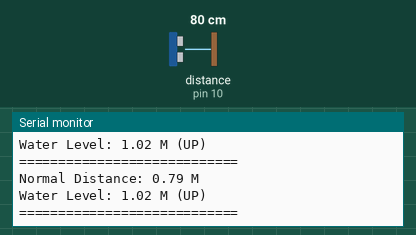
Simulated run of this sketch. Board: Arduino Uno, built with avr-gcc and run on an emulated ATmega328P. Shown: the last lines printed to the serial monitor. The test bench sets the inputs (shaded band); at power-on: distance to the obstacle (sensor on pin 10) 80 cm. The echo pulse lasts 58.3 µs per cm; no radio packets arrive unless stated.

Above: at 4.8 s.
4.9 s: distance to the obstacle (sensor on pin 10) set to 2 cm
At 6.9 s:
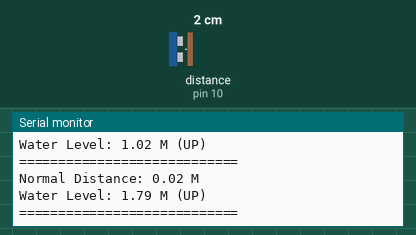
7.9 s: distance to the obstacle (sensor on pin 10) set to 4 cm
At 9.1 s:
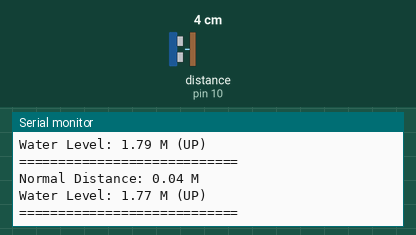
Timing chart, 0 to 10.9 s (numbered marks = the images above; inputs shaded):
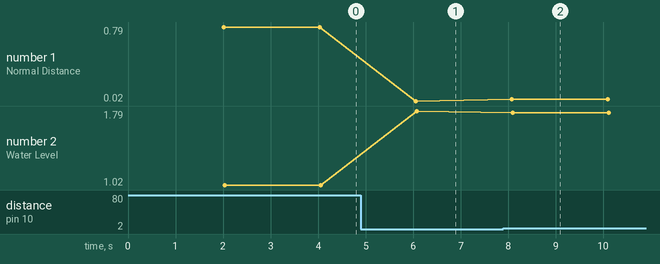

Measured:
- after the input at 4.9 s, the serial monitor: prints a new line after 1.2 s (image 1)
- after the input at 7.9 s, the serial monitor: prints a new line after 0.17 s (image 2)
- plotted number 1: 0.79 → 0.02 after the input at 4.9 s, 0.02 → 0.04 after the input at 7.9 s
- plotted number 2: 1.02 → 1.79 after the input at 4.9 s, 1.79 → 1.77 after the input at 7.9 s

The sketch:

ultra_nrf-TX_rev1.ino
```cpp
#include <Wire.h>
#include <RF24.h>
#include<SPI.h>
RF24 radio(9, 10);
const byte address[6] = "00001";
const int trigger = 9;
const int echo = 10;
const char text_0[] = "FILL";
const char text_1[] = "FULL";
const char text_2[] = "3/4";
const char text_3[] = "HALF";
const char text_4[] = "LOW";
const char text_5[] = "DEAD";
long Time;
float distanceCM = 0;
float distanceM = 0;
float resultCM = 0;
float resultM = 0;
float actual_distance = 0;
float compensation_distance = 0;
// ------- CHANGE THIS -------//
float water_hold_capacity = 1.60; // Enter in Meters.
float full_height = 1.81; // Enter in Meters.
// ---------- -------------- //
void setup()
{
Serial.begin(9600);
pinMode(trigger, OUTPUT);
pinMode(echo, INPUT);
digitalWrite(trigger, LOW);
radio.begin();
radio.openWritingPipe(address);
radio.setChannel(100);
radio.setDataRate(RF24_250KBPS);
radio.setPALevel(RF24_PA_MAX);
radio.stopListening();
}
void loop()
{
delay(2000);
digitalWrite(trigger, HIGH);
delayMicroseconds(10);
digitalWrite(trigger, LOW);
Time = pulseIn(echo, HIGH);
distanceCM = Time * 0.034;
resultCM = distanceCM / 2;
resultM = resultCM / 100;
Serial.print("Normal Distance: ");
Serial.print(resultM);
Serial.println(" M");
compensation_distance = full_height - water_hold_capacity;
actual_distance = resultM - compensation_distance;
actual_distance = water_hold_capacity - actual_distance;
if (actual_distance < 0)
{
Serial.print("Water Level:");
Serial.println(" 0.00 M (UP)");
}
else
{
Serial.print("Water Level: ");
Serial.print(actual_distance);
Serial.println(" M (UP)");
}
Serial.println("============================");
if (actual_distance >= 1.50)
{
radio.write(&text_0, sizeof(text_0));
}
if (actual_distance > 1.20 && actual_distance <= 1.50)
{
radio.write(&text_1, sizeof(text_1));
}
if (actual_distance > 0.80 && actual_distance <= 1.20)
{
radio.write(&text_2, sizeof(text_2));
}
if (actual_distance > 0.40 && actual_distance <= 0.80)
{
radio.write(&text_3, sizeof(text_3));
}
if (actual_distance > 0.08 && actual_distance <= 0.40)
{
radio.write(&text_4, sizeof(text_4));
}
if (actual_distance < 0.08)
{
radio.write(&text_5, sizeof(text_5));
}
}
```
